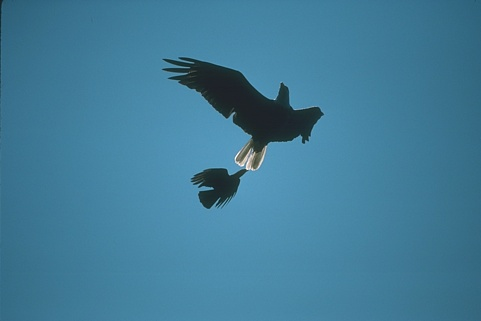
#> input picture birdy.jpg, 481 x 321 px
$ python main.py birdy.jpg   (older library calls are emulated)
#> lines starting #> are read from the running program, lines starting #| are printed output that depends on the picture
import cv2
import matplotlib.pyplot as plt
import numpy as np
import argparse
from sklearn.mixture import GaussianMixture as gmm
import math
import datetime

from edmondskarp import EdmondsKarp
from imageprocessing import imageprocessing
from makegraph import makegraph

# [73 lines left out: functions createLineIterator, on_mouse, not called in this run]

def get_pixels(cords, img):
    pix = createLineIterator(np.array(cords[0]), np.array(cords[1]), og_image)
    return pix[:,2].astype('int')


# [38 lines left out: functions displayCut, imageSegmentation, not called in this run]


if __name__ == "__main__":
    cords = []
    draw = False
    count = 0
    SIGMA = 30
    OBJCOLOR, BKGCOLOR = (0, 0, 255), (0, 255, 0)
    OBJCODE, BKGCODE = 1, 2

    CUTCOLOR = (0, 0, 255)

    SOURCE, SINK = -2, -1
    Scale = 10

    parser = argparse.ArgumentParser()
    parser.add_argument("imagefile")
    # print(parser.parse_args().imagefile)

    og_image = cv2.imread(parser.parse_args().imagefile, 0)
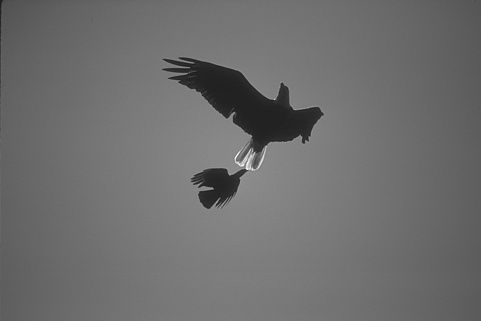
#> og_image: shape (321, 481); min 28, max 255, mean 109.8
    # [4 lines of commented-out code are left out]
    og_image = cv2.resize(og_image, (300,300), interpolation = cv2.INTER_AREA)
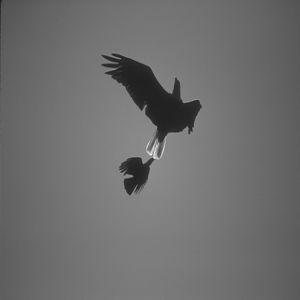
#> og_image: shape (300, 300); min 31, max 239, mean 109.8
    # og_image = cv2.resize(og_image, (300,300))
    image = og_image.copy()

    print("Mark foreground \nPress b to mark background")

    cv2.namedWindow("image")
    cv2.setMouseCallback('image', on_mouse)
    while True:
        cv2.imshow('image', image)
        k = cv2.waitKey(0) & 0xFF
#> (key q is pressed here)
        if k == ord('b'):
            fore_count = count
            print("\n\nMark background \nPress q to quit marking")
        if k == ord('q'):
            cv2.imwrite('seededimg.png',image)
            cv2.destroyAllWindows()
            break

    cv2.destroyAllWindows()

#> (the run stopped early here; a loop or call above may not have finished)

$ run again, on plane.jpg
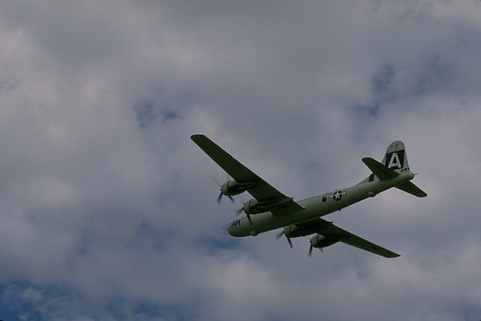
#> input picture plane.jpg, 481 x 321 px
#> `og_image = cv2.imread(parser.parse_args().imagefile, 0)`:
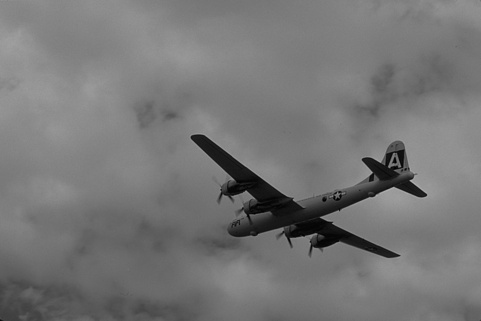
#> og_image: shape (321, 481); min 0, max 177, mean 118.3
#> `og_image = cv2.resize(og_image, (300,300), interpolation = cv2.INTER_A..`:
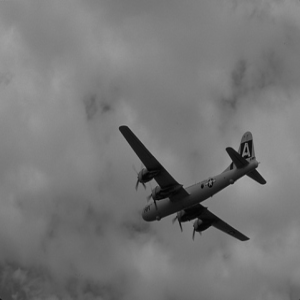
#> og_image: shape (300, 300); min 3, max 167, mean 118.3

$ run again, on starfish.jpg
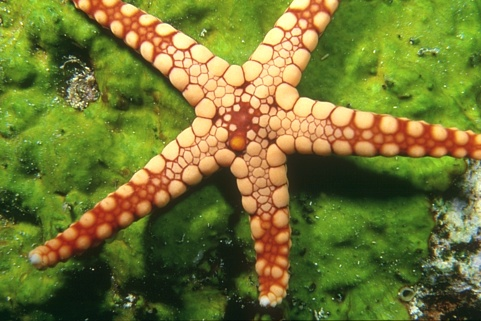
#> input picture starfish.jpg, 481 x 321 px
#> `og_image = cv2.imread(parser.parse_args().imagefile, 0)`:
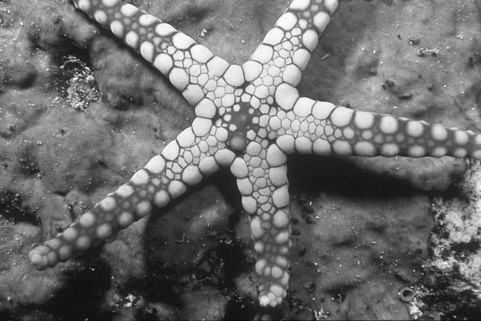
#> og_image: shape (321, 481); min 10, max 254, mean 109.6
#> `og_image = cv2.resize(og_image, (300,300), interpolation = cv2.INTER_A..`:
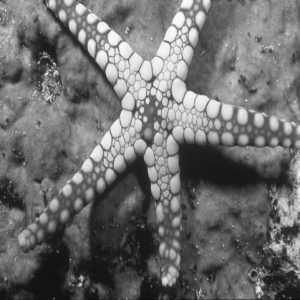
#> og_image: shape (300, 300); min 11, max 252, mean 109.6
